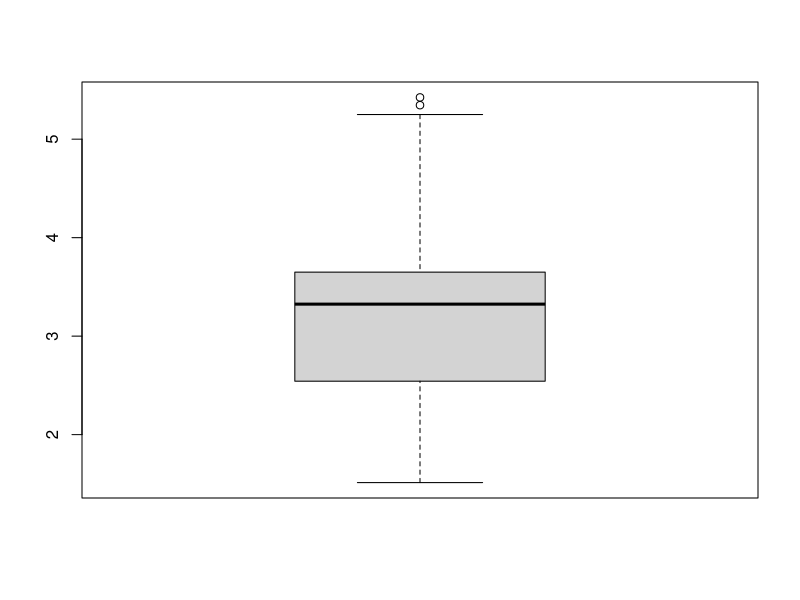
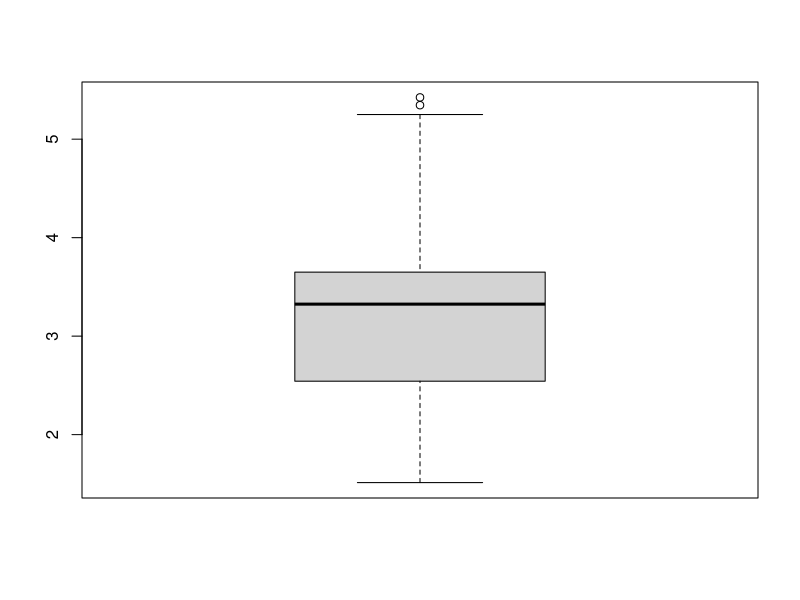

Reproduce these figures in R, in order.
# 결측치 확인
x <- c(1, 2, NA, 4, 5)
x
sum(x)
is.na(x)
table(is.na(x))


# 결측치 제외하고 연산
x <- c(1, 2, NA, 4, 5)
x
sum(x)
is.na(x)
sum(x, na.rm = T) # na값 remove를 True로


# airquality 데이터 세트 결측치 확인
data(airquality)
is.na(airquality)


# 데이터 세트에 있는 결측치 전체 개수 확인
sum(is.na(airquality))


# 컬럼별 결측치 개수 확인
colSums(is.na(airquality))


# 결측치가 있는 행 제거
data(airquality)
na.omit(airquality)


# 결측치 0으로 대체
data(airquality)
airquality[is.na(airquality)] <- 0
colSums(is.na(airquality))


# 이상치 확인
data(mtcars)
boxplot(mtcars$wt)


# 상자 그림의 기술통계량 확인
boxplot(mtcars$wt)$stats


# 이상치 확인
mtcars$wt > 5.25

mtcars$wt <- ifelse(mtcars$wt > 5.25, NA, mtcars$wt)
mtcars$wt